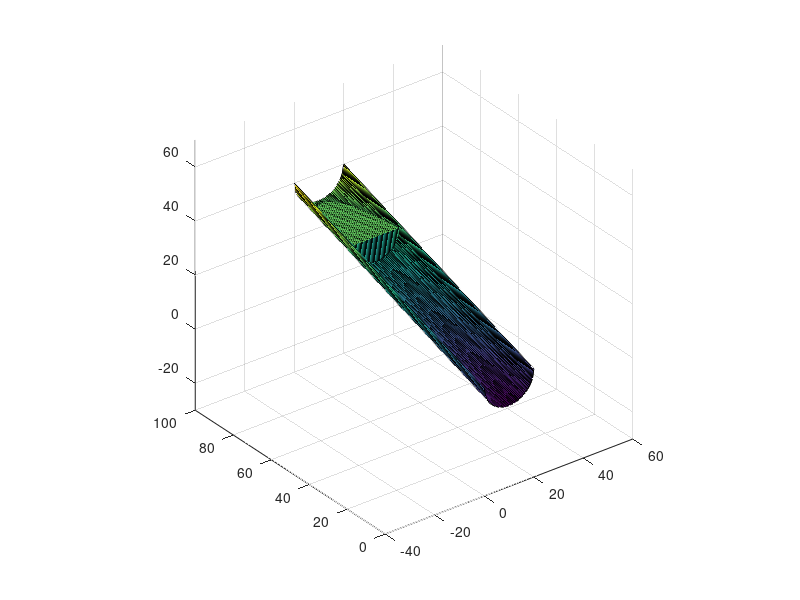
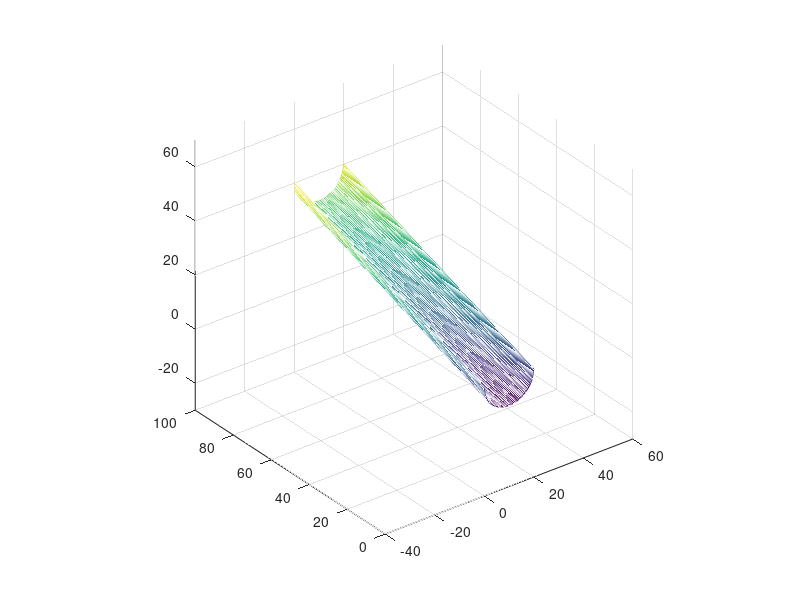
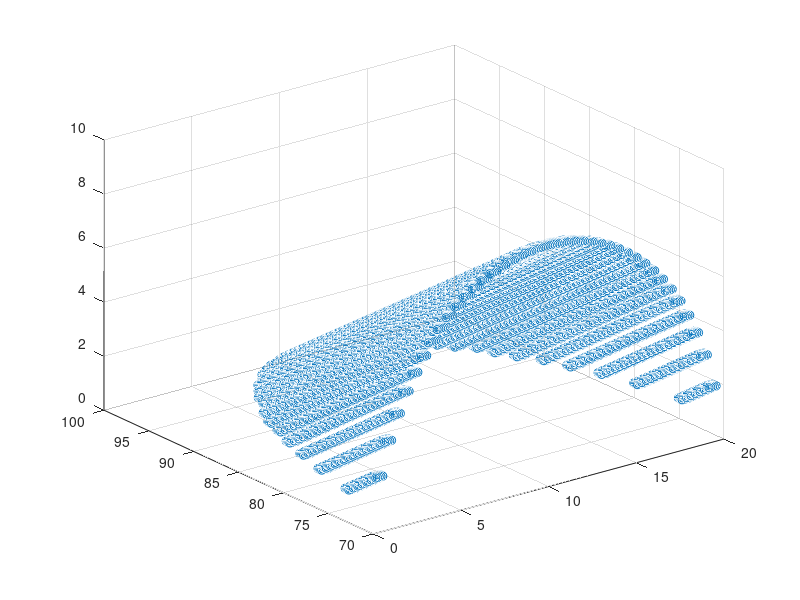

MATLAB code to generate these figures, in order:

clear all;
close all;
clc;

ndivrows = 200;
ndivcols = 40;

hx = hy = .5;

y = linspace (0, hy*ndivrows, ndivrows+1);
x = linspace (0, hx*ndivcols, ndivcols+1);

[X, Y] = meshgrid (x, y);

Z = 10 - sqrt (10.^2 - (X - 10).^2) +  .3 * Y;


h = 0*Z;
Ymin = 70; Ymax = 100; Xmin = 0; Xmax = 20;
select = (Y>Ymin & Y<Ymax & X >Xmin & X < Xmax);

h(select)= 30 - Z(select);
h(h < 0) = 0;

surf (X, Y, Z)
hold all
surf (X, Y, Z+h)
axis equal


DX = .1; DY = .1;
[xp, yp] = meshgrid (Xmin:DX:Xmax, Ymin:DY:Ymax);

hp = interp2 (X, Y, h, xp, yp, 'nearest');
hp = hp(:);
xp = xp(:);
yp = yp(:);

hzero = find (hp <= 1);
hp(hzero) = [];
xp(hzero) = [];
yp(hzero) = [];

immagine_out = uint16(Z);
imwrite (immagine_out, "sfondo.tif")

%%%%%%%%%%%%%%%%%%%%%%%%%%%%%%%%%%%%%%%%%%%%%%%%%%%%%%%%%%%%%%%%%%%%%%%%%%%%%



Zz        = double (Z);
[gx, gy]  = gradient (Zz);

Z    = Zz(:);
dZdx = gx(:);
dZdy = gy(:);


figure()
mesh(X,Y,Zz)
axis equal

figure()
scatter3(xp(:),yp(:),hp(:))


%% Constants
g     = 9.81;
xi    = 200;
vis   = 50; 
ty    = 2000;
T     = 10;

%% Material point quantities initialization
nmp   = numel(xp);
rhosy = 1100.0;
Msys  = sum (hp*DX*DY*rhosy);
Mp    = Msys/nmp * ones(nmp, 1);
Vp    = Mp./rhosy;
Ap    = Vp./hp;
vp    = zeros (nmp,2); 

momp  = zeros (nmp,2);

Fb(:,1) = zeros (nmp,1);
Fb(:,2) = zeros (nmp,1);

%%
DATA = struct (
	   "x", xp, ...
	   "y", yp, ...
	   "Mp", Mp, ...
	   "Ap", Ap, ...
	   "vpx", vp(:,1), ...
	   "vpy", vp(:,2), ...
	   "Nex", ndivcols, ...
	   "Ney", ndivrows, ...
	   "hx", hx, ...
	   "hy", hy, ...
	   "hp", hp, ...
	   "mom_px", momp(:,1), ...
	   "mom_py", momp(:,2), ...
	   "g", g, ...
	   "T", T, ...
	   "xi", xi, ...
	   "vis", vis, ...
	   "ty", ty, ...
	   "rho", rhosy, ...
	   "Vp", Vp, ...
	   "Z", Z, ...
	   "dZdx", dZdx,
	   "dZdy", dZdy
	 );
json = jsonencode(DATA);

FID = fopen("DATA.json","w");
fprintf(FID,json);
fclose(FID);









